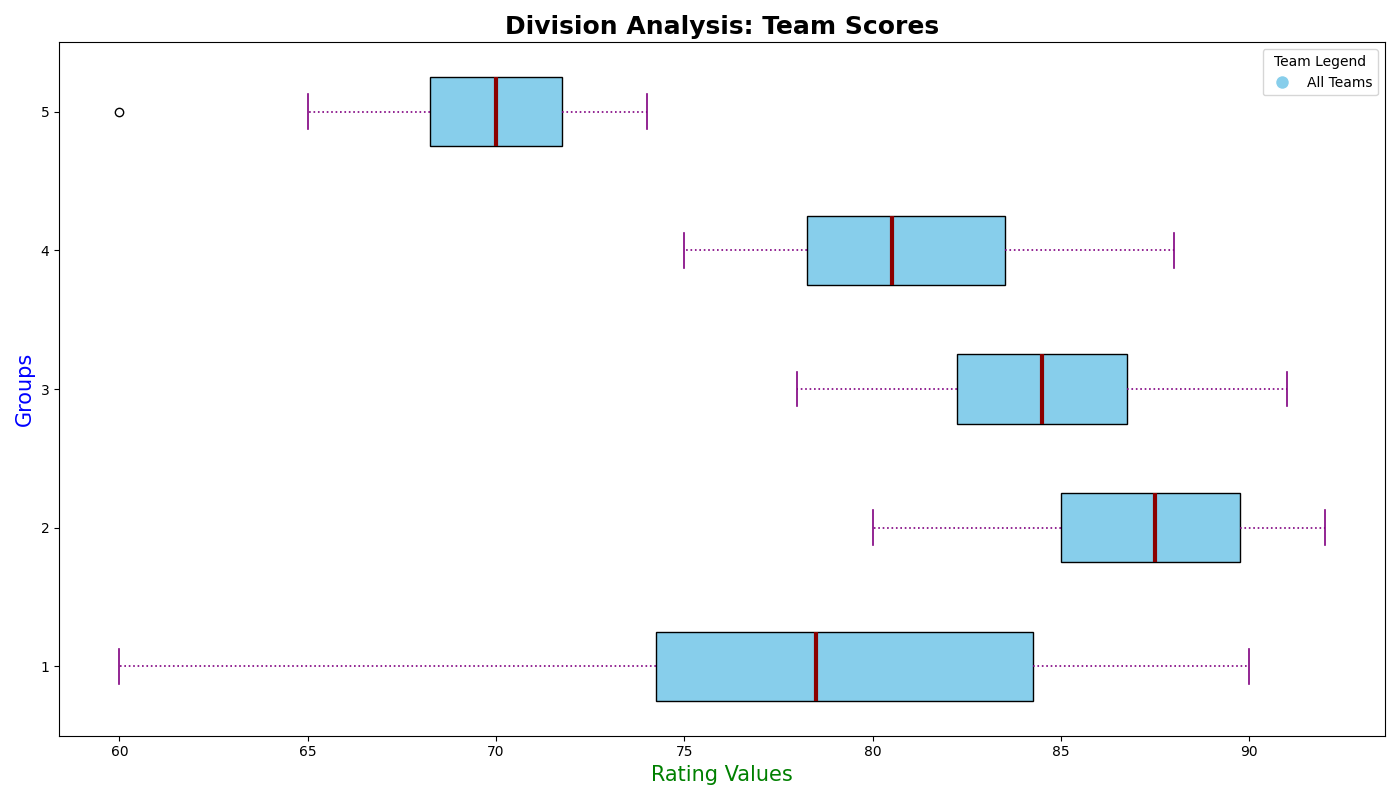

The Python source for this figure:
import matplotlib.pyplot as plt
import numpy as np

departments = ['Admin', 'BizDev', 'Engineering', 'Comm', 'Support']

HR_scores = [85, 88, 70, 75, 60, 90, 82, 74, 77, 80]
Sales_scores = [91, 90, 85, 83, 89, 88, 85, 80, 87, 92]
Development_scores = [84, 91, 78, 85, 87, 79, 90, 82, 83, 86]
Marketing_scores = [81, 84, 78, 85, 79, 82, 77, 88, 75, 80]
Support_scores = [71, 60, 72, 70, 68, 73, 69, 65, 74, 70]

performance_data = [HR_scores, Sales_scores, Development_scores, Marketing_scores, Support_scores]

fig, ax = plt.subplots(figsize=(14, 8))

box = ax.boxplot(performance_data, vert=False, patch_artist=True, notch=False, showmeans=False, 
                 medianprops={"color": "darkred", "linewidth": 3})

# Applying a single color consistently across all data groups
single_color = 'skyblue'
for patch in box['boxes']:
    patch.set_facecolor(single_color)

ax.set_title('Division Analysis: Team Scores', fontsize=18, fontweight='bold')
ax.set_ylabel('Groups', fontsize=15, color='blue')
ax.set_xlabel('Rating Values', fontsize=15, color='green')

for whisker, cap in zip(box['whiskers'], box['caps']):
    whisker.set(color='purple', linewidth=1.2, linestyle=':')
    cap.set(color='purple', linewidth=1.2)

ax.grid(False)

# Update the legend to reflect a single color
handle = plt.Line2D([0], [0], marker='o', color='w', markerfacecolor=single_color, markersize=10)
ax.legend([handle], ['All Teams'], title='Team Legend', loc='upper right')

plt.tight_layout()
plt.show()
